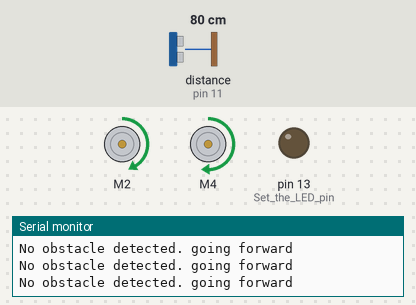
This sketch was run on a simulated Arduino Uno, built with avr-gcc and run on an emulated ATmega328P. On the bench: 2 × DC motor (green arrow = forward, orange = backward, longer = faster), output pins drawn as LEDs (lit = HIGH), the last lines printed to the serial monitor. Wiring (inferred from the names in the program): ultrasonic range finder: trigger pin 12; echo pin 11. The inputs (shaded band) are chosen by the test bench; at power-on: distance to the obstacle (sensor on pin 11) 80 cm. The echo pulse lasts 58.3 µs per cm; pins used as bus, display or sensor lines are not drawn.

Above: at 1.2 s.
1.3 s: distance to the obstacle (sensor on pin 11) set to 18 cm
4.3 s: distance to the obstacle (sensor on pin 11) set to 13 cm
At 5.8 s:
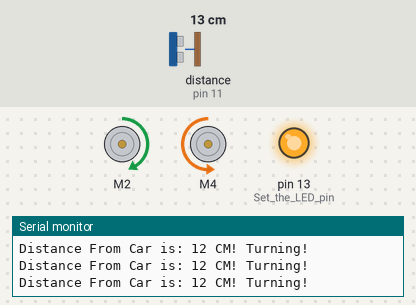
Timing chart, 0 to 7.3 s (numbered marks = the images above; inputs shaded):
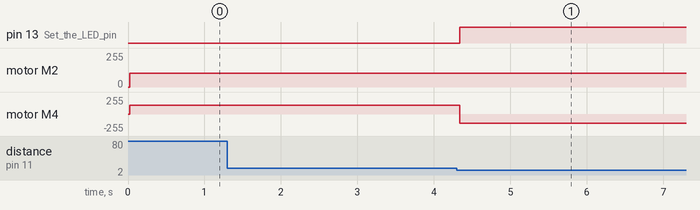

Measured:
- the behaviour switches between 16 and 15 cm on distance to the obstacle (sensor on pin 11) (found by bisection; images 0 and 1)
- after the input at 4.3 s, pin 13 (Set_the_LED_pin): LOW → HIGH at once; motor M4: forward 135/255 → backward 135/255 at once

The sketch:

CA3-Car.ino
```cpp
#include <AFMotor.h> //Include Motor-shield library.
#define trigPin 12 //Defining transmitter pin of sensor.
#define echoPin 11 //Defining receiver pin of sensor.

AF_DCMotor motor1(2, MOTOR12_8KHZ); //Declaring motor 1 on 8KHz.
AF_DCMotor motor2(4, MOTOR12_1KHZ); //Declaring motor 2 on 1KHz.

void setup() { //Setup of initial variables.
  Serial.begin(9600); //Initialize serial communication at 9600 bits per second.
  Serial.println("Starting motor"); //Outputing message in serial.
  pinMode(trigPin, OUTPUT); //Set the trig pin to output (Send sound waves).
  pinMode(echoPin, INPUT); //Set the echo pin to input (recieve sound waves).
  motor1.setSpeed(105); //set the speed of the motors, between 0-255.
  motor2.setSpeed (135); //set the speed of the motors, between 0-255.
  pinMode(LED_BUILTIN, OUTPUT); //Set the LED pin.
}

void loop() { //Looping through elements.
  long duration, distance; //Declaring duration and distance values (Starting sensor scan).
  digitalWrite(trigPin, LOW); //Turn off scan.
  delayMicroseconds(2); //Delay 2ms.
  digitalWrite(trigPin, HIGH); //Turn On scan.
  delayMicroseconds(10); //Delay 10ms.
  digitalWrite(trigPin, LOW); //Turn off scan.
  duration = pulseIn(echoPin, HIGH); //Time to return values to sensor.
  distance = (duration/2) / 29.1;// convert the distance to centimeters.

  if (distance < 15) { //If there's an obstacle 15 centimers, ahead, do the following:
    Serial.print ("Distance From Car is: "); //Outputing message in serial.
    Serial.print (distance); //Outputing message in serial.
    Serial.print (" CM!"); //Outputing message in serial.
    Serial.println (" Turning!"); //Outputing message in serial.
    motor1.run(FORWARD);  // Turn as long as there's an obstacle ahead.
    motor2.run (BACKWARD); //Reverse wheel.
    digitalWrite(LED_BUILTIN, HIGH); //Turn on LED.
  }
  if (distance > 15){ //If there's no obstacle 15 centimers, ahead, do the following:
     Serial.println ("No obstacle detected. going forward"); //Outputing message in serial.
     delay (15); //Delay 15ms.
     motor1.run(FORWARD); //If there's no obstacle ahead, go Forward.
     motor2.run(FORWARD); //Wheel foward.
     digitalWrite(LED_BUILTIN, LOW); //Turn off LED.
  }
}
```
